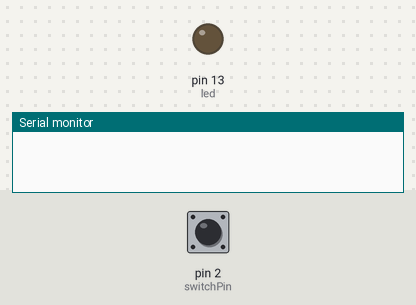
Recording of a sketch running on a simulated Arduino Uno, built with avr-gcc and run on an emulated ATmega328P. Parts: output pins drawn as LEDs (lit = HIGH), the last lines printed to the serial monitor. The inputs (shaded band) are chosen by the test bench; at power-on: pin 2 (switchPin) HIGH.

Above: at 1.2 s.
1.3 s: pin 2 (switchPin) pulled LOW for 3.2 s
At 5.7 s:
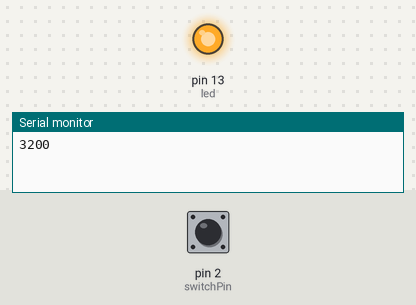
6.0 s: pin 2 (switchPin) pulled LOW for 0.15 s
At 6.5 s:
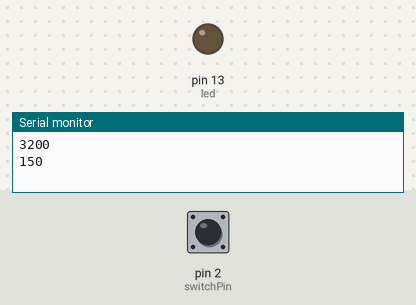
Timing chart, 0 to 9.0 s (numbered marks = the images above; inputs shaded):
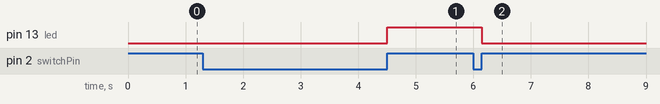

The sketch:

millis_practice.ino
```cpp
// 1.
// void setup() {
//   Serial.begin(115200);
// }

// void loop() {
//   unsigned long t_now = millis();
//   Serial.println(t_now);
// }

// 2.
// unsigned long t_prev = 0;
// const unsigned long t_delay = 1000;

// void setup() {
//   Serial.begin(115200);
// }

// void loop() {
//   unsigned long t_now = millis();
//   if (t_now - t_prev >= t_delay) {
//     t_prev = t_now;

//     Serial.println(t_now);
//   }
// }


// 3.
//

// 4. for문 Blink
// const int LED = 13;

// void setup() {
//   pinMode(LED, OUTPUT);
// }

// void loop() {
//   for (int on_off = 0; on_off <= 1; on_off++) {
//     digitalWrite(LED, on_off);
//     delay(500);
//   }
// }

// 5. millis로 Blink
// const int LED = 13;
// int on_off = 0;

// unsigned long t_prev = 0;
// const unsigned long t_delay = 500;

// void setup() {
//   pinMode(LED, OUTPUT);
// }

// void loop() {
//   unsigned long t_now = millis();
//   if (t_now - t_prev >= t_delay) {
//     t_prev = t_now;

//     on_off++;
//     if (on_off > 1) on_off = 0;
//     digitalWrite(LED, on_off);
//   }
// }

// 5. for문 LED 밝기 조절
// const int LED = 11;

// void setup() {
// }

// void loop() {
//   for (int t_high = 0; t_high <= 255; t_high++) {
//     analogWrite(LED, t_high);
//     delay(4);
//   }
// }

// 6. millis로 LED 밝기 조절
// const int LED = 11;
// int t_high;

// unsigned long t_prev = 0;
// const unsigned long t_delay = 4;

// void setup() {
// }

// void loop() {
//   unsigned long t_now = millis();
//   if (t_now - t_prev >= t_delay) {
//     t_prev = t_now;

//     t_high++;
//     if (t_high > 255) t_high = 0;
//     analogWrite(LED, t_high);
//   }
// }

// 7. millis로 다중 작업하기

// const int t1_LED = 13;
// unsigned int on_off = 0;

// const int t2_LED = 11;
// unsigned int t_high = 0;

// unsigned long t1_prev = 0;
// const unsigned long t1_delay = 500;

// unsigned long t2_prev = 0;
// const unsigned long t2_delay = 4;

// void setup() {
//   pinMode(t1_LED, OUTPUT);
// }

// void loop() {
//   unsigned long t1_now = millis();
//   if (t1_now - t1_prev >= t1_delay) {
//     t1_prev = t1_now;

//     on_off++;
//     if (on_off > 1) on_off = 0;
//     digitalWrite(t1_LED, on_off);
//   }

//   unsigned long t2_now = millis();
//   if (t2_now - t2_prev >= t2_delay) {
//     t2_prev = t2_now;

//     t_high++;
//     if (t_high > 255) t_high = 0;
//     analogWrite(t2_LED, t_high);
//   }
// }

// 8. millis로 다중 작업하기 (하나는 스위치 꾹누르기 & 하나는 가변저항 밝기 조절)

// const int t1_LED = 13;
// // unsigned int on_off = 0;

// const int t2_LED = 11;
// // unsigned int t_high = 0;

// // unsigned long t1_prev = 0;
// // const unsigned long t1_delay = 500;

// unsigned long t2_prev = 0;
// const unsigned long t2_delay = 1000;

// const int buttonPin = 2;
// const int analogPin = A0;

// const unsigned long button_delay = 2000;
// unsigned long button_pressed_time = 0;

// int last_buttonState = LOW;
// int buttonState = LOW;
// int ledState = LOW;

// void setup() {
//   pinMode(t1_LED, OUTPUT);
//   pinMode(buttonPin, INPUT);
//   Serial.begin(115200);
// }

// void loop() {
//   int reading = digitalRead(buttonPin);
//   int sensorInput = analogRead(analogPin);

  // if (reading != last_buttonState) {
  //   button_pressed_time = millis();
  // }

  // if ((millis() - button_pressed_time) > button_delay) {
  //   if (reading != buttonState) {
  //     buttonState = reading;

  //     if (buttonState == HIGH) {
  //       ledState = !ledState;
  //     }
  //   }
  // }
//   digitalWrite(t1_LED, ledState);

//   last_buttonState = reading;

//   unsigned long t2_now = millis();
//   if (t2_now - t2_prev >= t2_delay / 2) {
//     analogWrite(t2_LED, sensorInput / 4);
//   } else if (t2_now - t2_prev < t2_delay / 2) {
//     analogWrite(t2_LED, 0);
//   }
//   if (t2_now - t2_prev >= t2_delay) {
//     t2_prev = t2_now;
//   }
// }

// 9. 선생님 코드

const int switchPin = 2;
const int led = 13;

long startTime;
long duration;
long longpress = 2000;

void setup() {
  pinMode(switchPin, INPUT);
  pinMode(led, OUTPUT);
  Serial.begin(9600);
}

void loop() {
  if(digitalRead(switchPin) == LOW)
  {
    startTime = millis();
    while(digitalRead(switchPin) == LOW);
    long duration = millis() - startTime;
    Serial.println(duration);
    if (duration > longpress){
      digitalWrite(led, HIGH);
    }
    else
    {
      digitalWrite(led, LOW);
    }
  }
  // put your main code here, to run repeatedly:

}
```

Measured:
- after the input at 1.3 s, pin 13 (led): LOW → HIGH after 3.2 s
- after the input at 6.0 s, pin 13 (led): HIGH → LOW after 0.15 s
